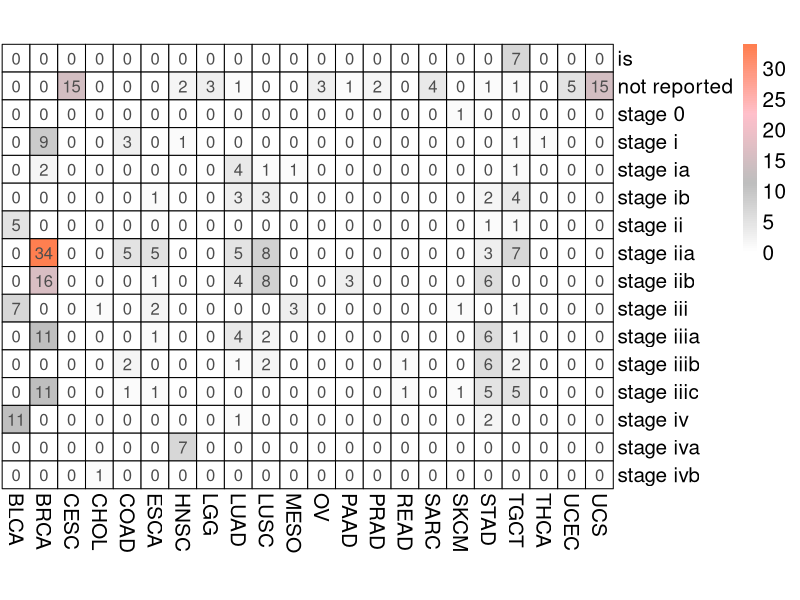
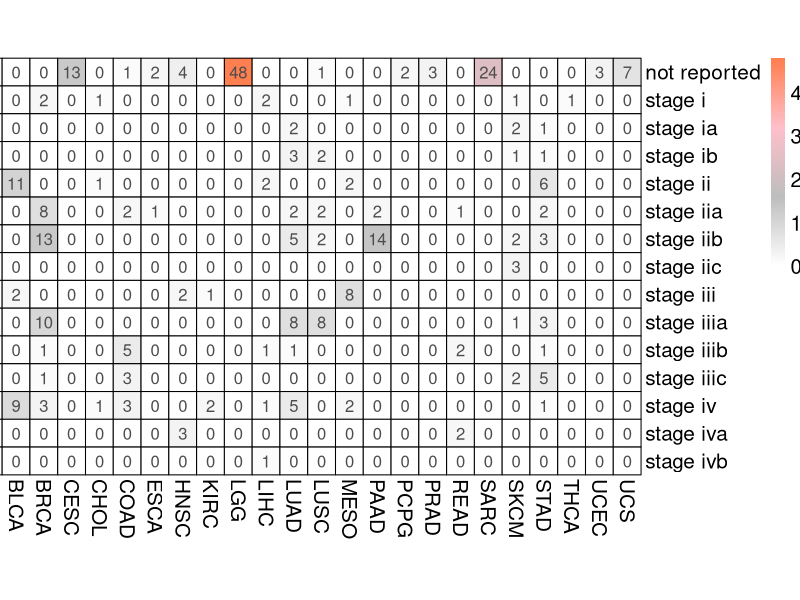

Reproduce these figures in R, in order.
##loading libraries
library(corrplot)
library(pheatmap)

##Group 1
group1 = read.csv("Group1.csv",sep=",",header=T,stringsAsFactors = F)
g1=xtabs(Freq ~ Stage + Cancer, group1)
cols = colorRampPalette(c("white", "grey","pink","coral"))(100)
pheatmap(g1,cluster_rows = F,cluster_cols = F,cellwidth = 20,cellheight = 20,display_numbers = T,col=cols,number_format="%.0f",border_color = "black",fontsize = 15)




##Group 2
group2 = read.csv("Group2.csv",sep=",",header=T,stringsAsFactors = F)
g2=xtabs(Freq ~ Stage + Cancer, group2)
cols = colorRampPalette(c("white", "grey","pink","coral"))(100)
pheatmap(g2,cluster_rows = F,cluster_cols = F,cellwidth = 20,cellheight = 20,display_numbers = T,col=cols,number_format="%.0f",border_color = "black",fontsize = 15)

